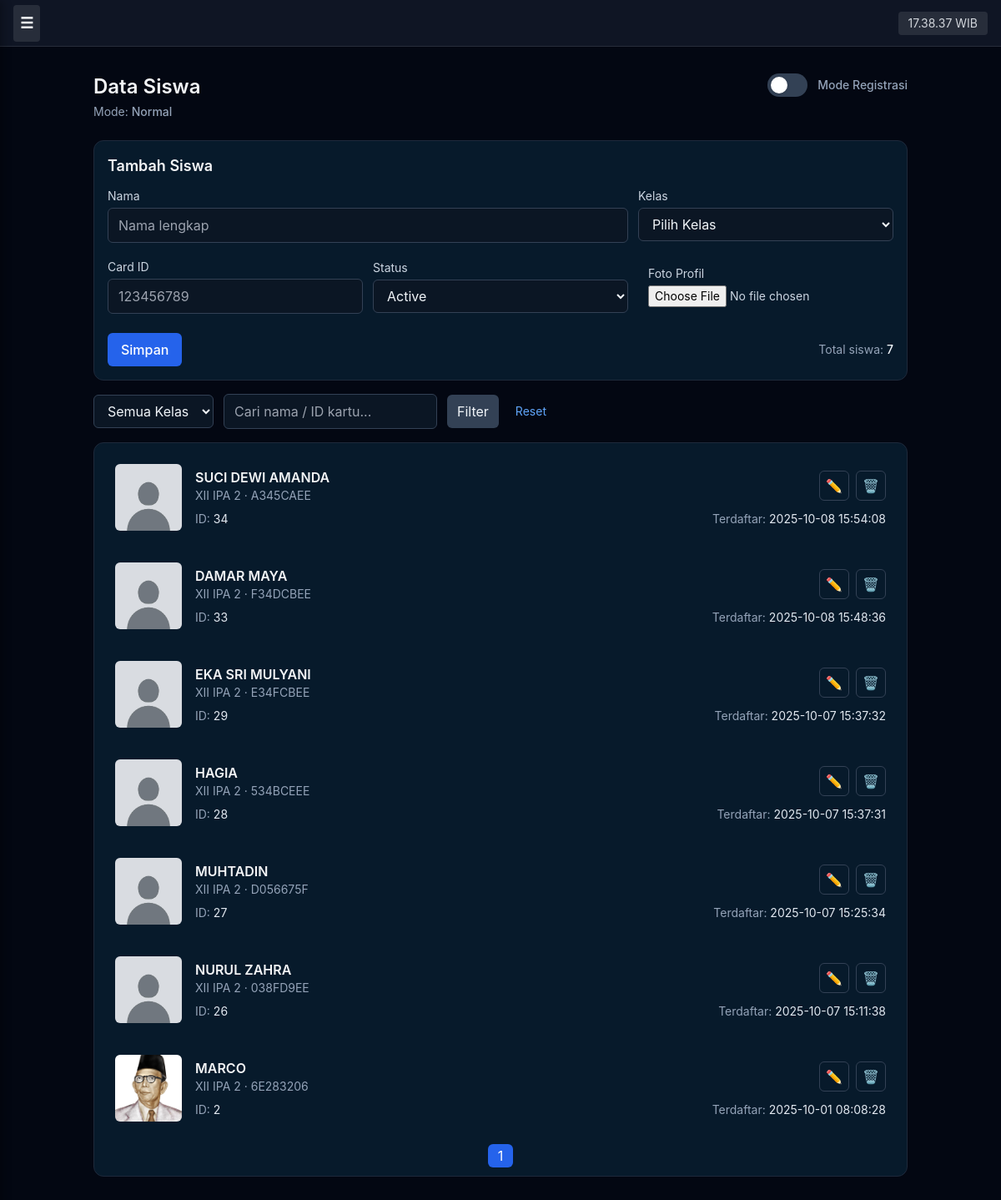
Page /index.php?page=students on the committed database.
### tables this page shows
CREATE TABLE `settings` (
  `id` int(11) NOT NULL,
  `reg_mode` tinyint(1) DEFAULT 0,
  `test_mode` tinyint(1) DEFAULT 0
);

CREATE TABLE `students` (
  `id` int(11) NOT NULL,
  `name` varchar(100) NOT NULL,
  `class` varchar(50) NOT NULL,
  `card_id` varchar(50) NOT NULL,
  `status` enum('active','inactive') DEFAULT 'active',
  `created_at` timestamp NOT NULL DEFAULT current_timestamp(),
  `profile_pic` varchar(255) DEFAULT 'default.png'
);

### index.php (called while the page is built, shortened)
<?php
$page = $_GET['page'] ?? 'dashboard';
include 'layout/header.php';
include 'route.php';
include 'layout/footer.php';

### pages/students.php (the view, shortened to what this page needs)
<?php
include_once __DIR__ . '/../db.php';
function esc($s){ return htmlspecialchars($s ?? '', ENT_QUOTES, 'UTF-8'); }
$limit = 15;
$pageNo = isset($_GET['p']) ? max(1, (int)$_GET['p']) : 1;
$search = isset($_GET['search']) ? trim($_GET['search']) : '';
$classFilter = isset($_GET['class']) ? trim($_GET['class']) : '';
$search_sql = $conn->real_escape_string($search);
$class_sql = $conn->real_escape_string($classFilter);
$where = [];
$whereSql = $where ? "WHERE " . implode(" AND ", $where) : "";
$hasFilter = ($class_sql !== '' || $search_sql !== '');
$perPage = $hasFilter ? 50 : $limit;
$offset = ($pageNo - 1) * $perPage;
$totalRows = 0;
$qTotal = $conn->query("SELECT COUNT(*) AS c FROM students {$whereSql}");
if ($qTotal) {
    $rt = $qTotal->fetch_assoc();
    $totalRows = intval($rt['c'] ?? 0);
}
$totalPages = max(1, (int)ceil($totalRows / max(1,$perPage)));
$q = $conn->query("SELECT id, name, class, card_id, profile_pic, status, created_at FROM students {$whereSql} ORDER BY id DESC LIMIT {$perPage} OFFSET {$offset}");
$edit_data = null;
$reg_mode = 0; $test_mode = 0;
$set_q = $conn->query("SELECT reg_mode, test_mode FROM settings WHERE id=1 LIMIT 1");
if ($set_q && $set_q->num_rows) {
    $s = $set_q->fetch_assoc();
    $reg_mode = intval($s['reg_mode']);
    $test_mode = intval($s['test_mode']);
}
?>
<!doctype html>
<html lang="id" class="antialiased">
<head>
</head>
<body class="leading-normal text-slate-100 bg-[#071026]">
  <main class="max-w-5xl mx-auto p-6">
    <header class="flex items-start justify-between gap-4 mb-6">
      <div>
        <h1 class="text-2xl font-semibold">Data Siswa</h1>
        <p class="text-sm text-slate-400 mt-1">Mode: <span id="modeLabel" class="font-medium"><?= $reg_mode ? 'Register' : ($test_mode ? 'Tester' : 'Normal') ?></span></p>
      </div>
      <div class="flex items-center gap-3">
        <div class="flex items-center gap-2" title="Mode Registrasi">
          <button id="regSwitch" role="switch" aria-checked="<?= $reg_mode ? 'true' : 'false' ?>" aria-label="Toggle Mode Registrasi"
            class="relative inline-flex items-center h-7 w-12 rounded-full transition-colors focus:outline-none focus:ring-2 focus:ring-offset-2 <?= $reg_mode ? 'bg-blue-600' : 'bg-slate-700' ?>"
            data-checked="<?= $reg_mode ? '1' : '0' ?>" tabindex="0">
            <span class="dot absolute left-1 top-1 h-5 w-5 rounded-full bg-white shadow transition-transform <?= $reg_mode ? 'translate-x-5' : '' ?>"></span>
          </button>
          <span class="text-sm text-slate-400 font-medium ml-1">Mode Registrasi</span>
        </div>
      </div>
    </header>
    <section class="bg-[#071a2b] border border-slate-800 rounded-xl p-4 mb-4">
      <h2 class="text-lg font-semibold mb-3"><?= $edit_data ? 'Edit Siswa' : 'Tambah Siswa' ?></h2>
      <form action="<?= esc('action_student.php') ?>" method="post" enctype="multipart/form-data" class="grid grid-cols-1 gap-3" novalidate>
        <div class="grid grid-cols-1 md:grid-cols-3 gap-3">
          <div class="md:col-span-2">
            <label class="block text-sm text-slate-300 mb-1" for="name">Nama</label>
            <input id="name" name="name" required value="<?= esc($edit_data['name'] ?? '') ?>" class="w-full rounded-md bg-[#0b1624] border border-slate-700 px-3 py-2 text-slate-100" placeholder="Nama lengkap" aria-required="true">
          </div>
          <div>
            <label class="block text-sm text-slate-300 mb-1" for="class">Kelas</label>
            <select id="class" name="class" required class="w-full rounded-md bg-[#0b1624] border border-slate-700 px-3 py-2 text-slate-100" aria-required="true">
              <option value="">Pilih Kelas</option>
            </select>
          </div>
        </div>
        <div class="grid grid-cols-1 md:grid-cols-3 gap-3 items-center">
          <div>
            <label class="block text-sm text-slate-300 mb-1" for="card_id">Card ID</label>
            <input id="card_id" name="card_id" required value="<?= esc($edit_data['card_id'] ?? '') ?>" class="w-full rounded-md bg-[#0b1624] border border-slate-700 px-3 py-2 text-slate-100" placeholder="123456789" aria-required="true">
          </div>
          <div>
            <label class="block text-sm text-slate-300 mb-1" for="status">Status</label>
            <select id="status" name="status" class="w-full rounded-md bg-[#0b1624] border border-slate-700 px-3 py-2 text-slate-100">
              <option value="active" <?= (isset($edit_data['status']) && $edit_data['status']=='active') ? 'selected' : '' ?>>Active</option>
            </select>
          </div>
          <div class="flex items-center gap-3">
            <div class="flex-1">
              <label class="block text-sm text-slate-300 mb-1" for="profile_pic">Foto Profil</label>
              <input id="profile_pic" type="file" name="profile_pic" accept="image/*" class="text-sm text-slate-300">
            </div>
          </div>
        </div>
        <div class="flex items-center gap-3 mt-1">
          <button type="submit" name="<?= $edit_data ? 'update' : 'create' ?>" class="inline-flex items-center gap-2 bg-blue-600 hover:bg-blue-700 text-white font-medium px-4 py-2 rounded-md">
            <?= $edit_data ? 'Update' : 'Simpan' ?>
          </button>
          <div class="text-sm text-slate-400 ml-auto">Total siswa: <span class="font-medium text-slate-100"><?= intval($totalRows) ?></span></div>
        </div>
      </form>
    </section>
    <section class="flex flex-col md:flex-row items-start md:items-center gap-3 mb-4">
      <form method="GET" action="index.php" class="flex gap-3 items-center w-full md:w-auto" aria-label="Filter siswa">
        <select name="class" class="rounded-md bg-[#0b1624] border border-slate-700 px-3 py-2 text-slate-100">
          <option value="">Semua Kelas</option>
        </select>
        <input type="text" name="search" placeholder="Cari nama / ID kartu..." value="<?= esc($search) ?>" class="rounded-md bg-[#0b1624] border border-slate-700 px-3 py-2 text-slate-100 w-full md:w-64">
        <button type="submit" class="bg-slate-700 hover:bg-slate-600 text-slate-100 px-3 py-2 rounded-md">Filter</button>
        <a href="index.php?page=students" class="text-sm text-blue-400 ml-2">Reset</a>
      </form>
    </section>
    <section class="bg-[#071a2b] border border-slate-800 rounded-xl p-3">
      <div id="grid" class="space-y-3" aria-live="polite" aria-busy="false">
        <?php if($q && $q->num_rows): while($row = $q->fetch_assoc()):
            $profile = $row['profile_pic'] ?? '';
            $profilePath = (!$profile || $profile === 'default.png') ? 'assets/img/default-avatar.png' : 'uploads/'.$profile;
        ?>
          <article class="student-card flex gap-4 items-center p-3 rounded-lg bg-gradient-to-b from-white/1 to-black/2 border border-transparent hover:border-slate-700 transition" data-id="<?= intval($row['id']) ?>" role="article" aria-label="Siswa <?= esc($row['name']) ?>">
            <div class="w-20 h-20 flex-shrink-0 rounded-md overflow-hidden bg-slate-800 flex items-center justify-center">
              <img src="<?= esc($profilePath) ?>" alt="Foto <?= esc($row['name']) ?>" class="object-cover w-full h-full" onerror="this.src='assets/img/default-avatar.png'">
            </div>
            <div class="flex-1 min-w-0">
              <div class="flex items-center justify-between gap-3">
                <div class="min-w-0">
                  <h3 class="text-base font-semibold truncate"><?= esc($row['name']) ?></h3>
                  <div class="text-sm text-slate-400 truncate"><?= esc($row['class']) ?> · <span class="text-slate-400"><?= esc($row['card_id']) ?></span></div>
                </div>
                <div class="flex-shrink-0 flex items-center gap-2">
                  <a href="index.php?page=students&edit=<?= intval($row['id']) ?>" class="inline-flex items-center justify-center w-9 h-9 rounded-md border border-slate-700 hover:bg-slate-700" title="Edit">
                    ✏️
                  </a>
                  <a href="action_student.php?delete=<?= intval($row['id']) ?>" onclick="return confirm('Hapus siswa ini?')" class="inline-flex items-center justify-center w-9 h-9 rounded-md border border-slate-700 hover:bg-red-700" title="Hapus">
                    🗑️
                  </a>
                </div>
              </div>
              <div class="mt-2 flex items-center justify-between gap-3">
                <div class="text-sm text-slate-400">ID: <span class="text-slate-200"><?= intval($row['id']) ?></span></div>
                <div class="text-sm text-slate-400">Terdaftar: <span class="text-slate-200"><?= esc($row['created_at']) ?></span></div>
              </div>
            </div>
          </article>
        <?php endwhile; else: ?>
          <div class="py-8 text-center text-slate-400">Belum ada data</div>
        <?php endif; ?>
      </div>
      <?php if (!$hasFilter): ?>
        <nav class="mt-4 flex justify-center" aria-label="Pagination">
          <ul class="inline-flex items-center gap-2">
            <?php for($i=1;$i<=$totalPages;$i++):
              $href = 'index.php?page=students&p='.intval($i).($classFilter ? '&class='.urlencode($classFilter) : '').($search ? '&search='.urlencode($search) : '');
            ?>
              <li>
                <a href="<?= esc($href) ?>" class="px-3 py-1 rounded-md <?= $i==$pageNo ? 'bg-blue-600 text-white' : 'bg-slate-800 text-slate-300 hover:bg-slate-700' ?>" aria-current="<?= $i==$pageNo ? 'page' : 'false' ?>"><?= $i ?></a>
              </li>
            <?php endfor; ?>
          </ul>
        </nav>
      <?php endif; ?>
    </section>
  </main>
</body>
</html>

### layout/header.php (shortened to what this page needs)
<!doctype html>
<html lang="id" class="dark">
<head>
  <script src="https://cdn.tailwindcss.com"></script>
</head>
<body class="bg-gray-950 text-gray-100">
  <header class="fixed top-0 left-0 right-0 h-14 bg-gray-900/90 backdrop-blur-md border-b border-white/10 flex items-center justify-between px-4 z-20">
    <button id="btnToggle" class="p-2 rounded bg-white/10 hover:bg-white/20 transition text-lg font-semibold">☰</button>
    <div class="flex items-center gap-3 ml-auto">
      <div id="wibClock" class="text-sm text-gray-300 bg-white/10 px-3 py-1 rounded">--:--:--</div>
    </div>
  </header>
  <main class="pt-16 px-4 pb-10 transition-all duration-200 ease-in-out">

### route.php (shortened to what this page needs)
<?php
switch($page){
  case 'students':
    include 'pages/students.php';
    break;
}

### layout/footer.php (shortened to what this page needs)
  </main>
</body>
</html>

### layout/header.php (style rules this page uses)
body { font-family: 'Inter', sans-serif; }

### pages/students.php (style rules this page uses)
body { margin:0;font-family:Inter,ui-sans-serif,system-ui,-apple-system,"Segoe UI",Roboto,"Helvetica Neue",Arial;color:#e6f0fb;background:#071026 }

### rows in the picture
students: name "SUCI DEWI AMANDA", class "XII IPA 2", card "A345CAEE", id "34", created_at "2025-10-08 15:54:08"
students: name "DAMAR MAYA", class "XII IPA 2", card "F34DCBEE", id "33", created_at "2025-10-08 15:48:36"
students: name "EKA SRI MULYANI", class "XII IPA 2", card "E34FCBEE", id "29", created_at "2025-10-07 15:37:32"
students: name "HAGIA", class "XII IPA 2", card "534BCEEE", id "28", created_at "2025-10-07 15:37:31"
students: name "MUHTADIN", class "XII IPA 2", card "D056675F", id "27", created_at "2025-10-07 15:25:34"
students: name "NURUL ZAHRA", class "XII IPA 2", card "038FD9EE", id "26", created_at "2025-10-07 15:11:38"
students: profile_pic (picture), name "MARCO", class "XII IPA 2", card "6E283206", id "2", created_at "2025-10-01 08:08:28"

### other values in the picture
$totalRows "7"
